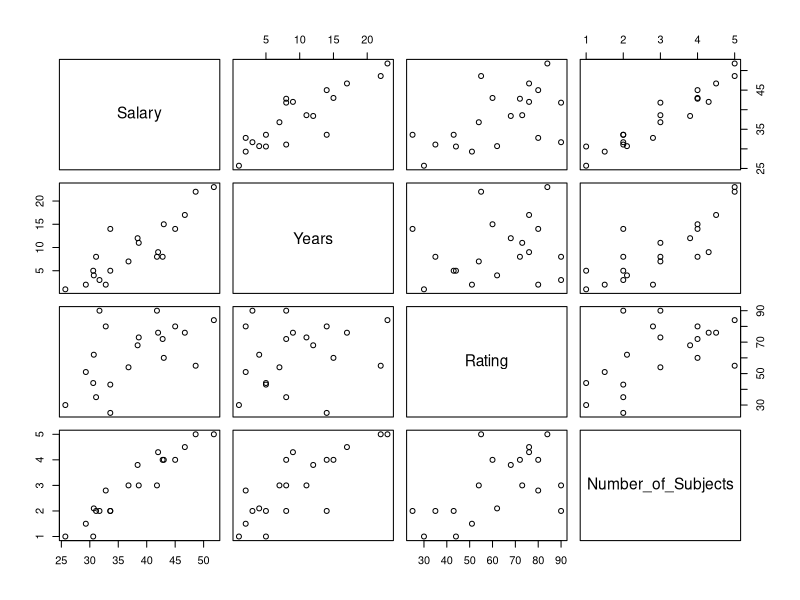
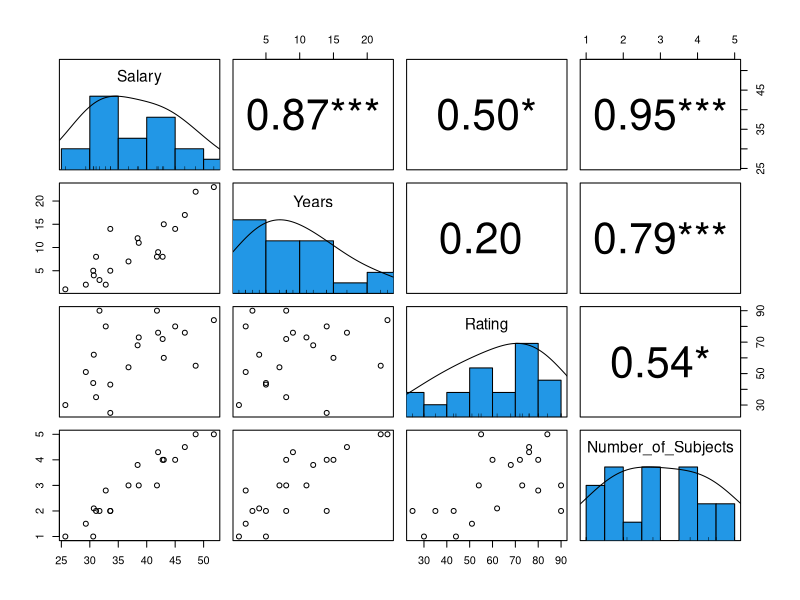
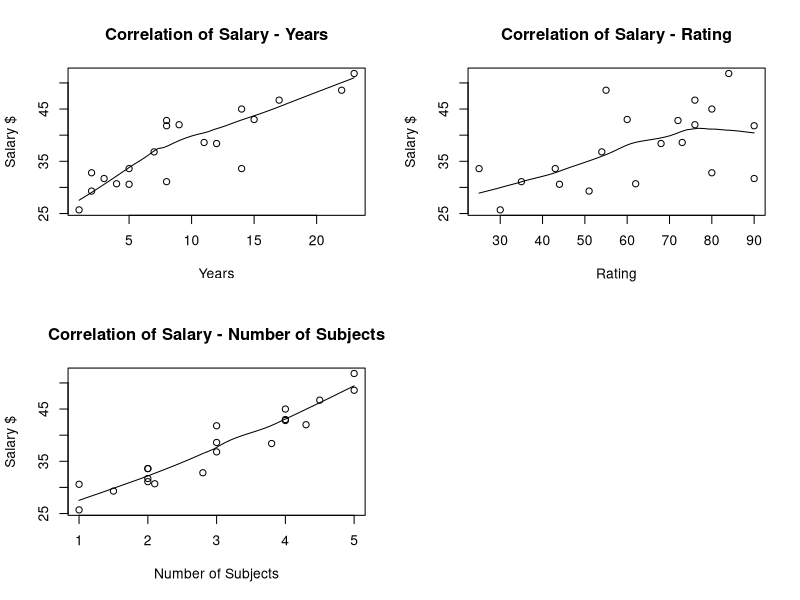
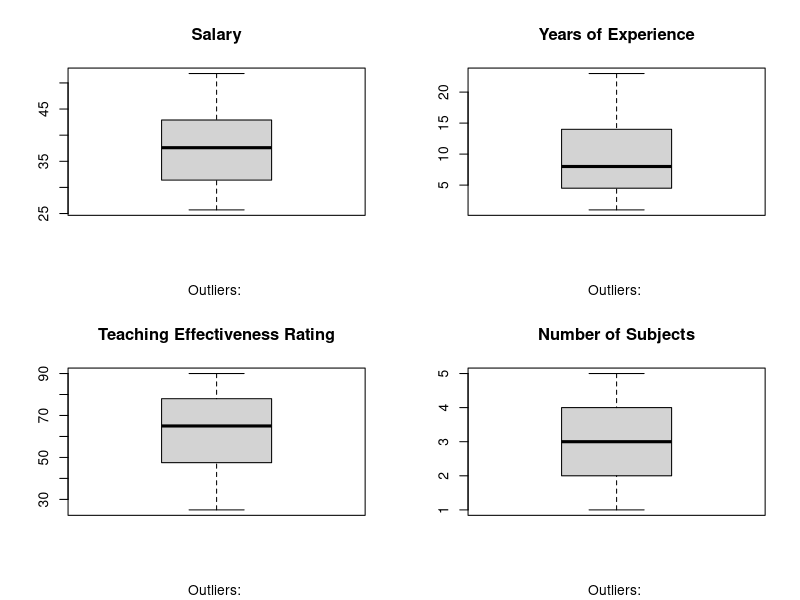
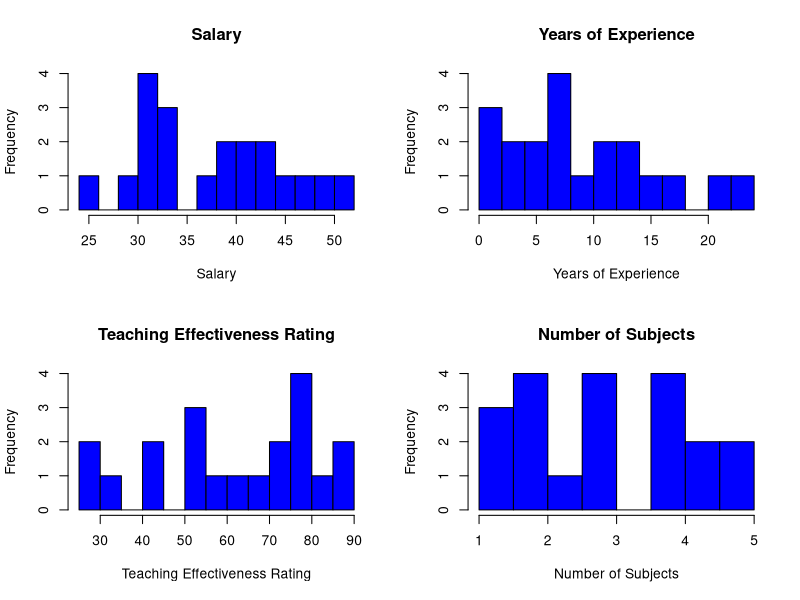
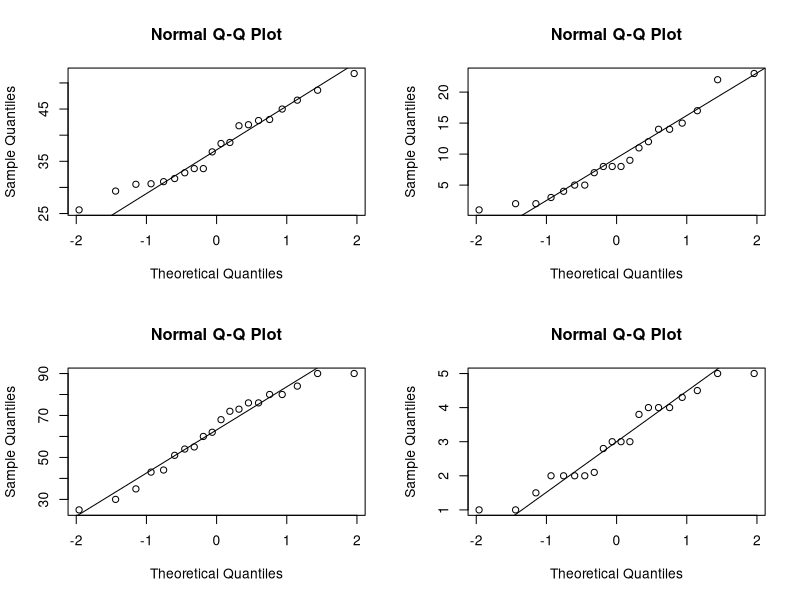
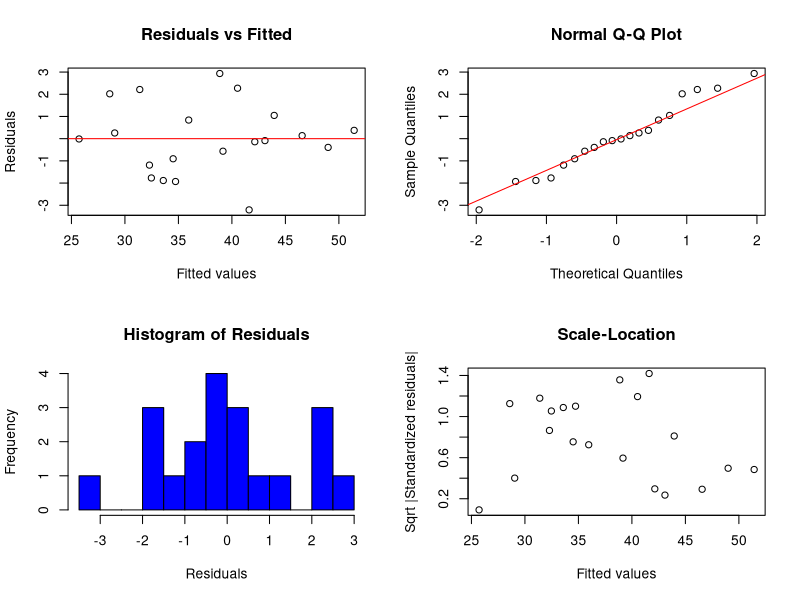
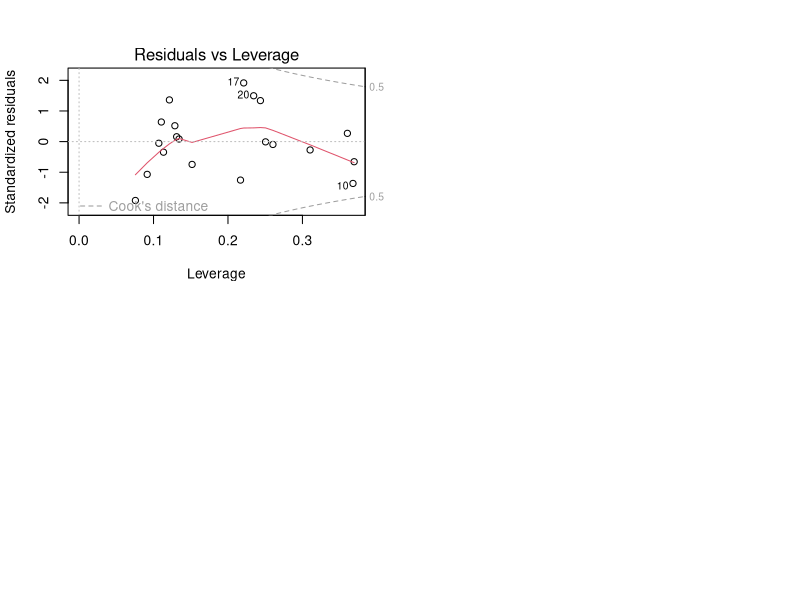

Write R code to recreate these figures, in order.
## Exercise 01 :  --------------------------------------------------------------
## A Department of Education analyst is interested in investigating the pay 
## structure of secondary school teachers. He believes there are 3 factors that 
## affect the salaries of teachers: years of experience; a rating of teaching 
## effectiveness given by a department inspector; and the numbers of different 
## subjects taught. A sample of 20 teachers produced the results given in the 
## salary dataset. 

# Load necessary libraries
install.packages("psych")
install.packages("e1071")
library(psych)
library(e1071)

# Read the dataset
salary <- read.csv("Salary.csv")

# Display the structure and first few rows of the dataset
str(salary)
head(salary)

# Drop the column 'CaseNum'
salary <- salary[, -which(names(salary) == "CaseNum")]
str(salary)
head(salary)

# Rename variable 'Number of Subjects' as 'Number_of_Subjects'
names(salary)[names(salary) == "Number.of.Subjects"] <- "Number_of_Subjects"
str(salary)

# Using the pairs function to examine linearity
windows(20, 10)
pairs(salary)

# Generate pairs plot for all variables using pairs.panels from the psych package
pairs.panels(salary,
             smooth = FALSE, 
             scale = FALSE,   
             density = TRUE, 
             ellipses = FALSE, 
             method = "spearman",
             pch = 21,           
             lm = FALSE,         
             cor = TRUE,         
             jiggle = FALSE,     
             factor = 2,         
             hist.col = 4,       
             stars = TRUE,       
             ci = TRUE)          

# Scatter plots with smooth lines
windows(20, 12)
par(mfrow = c(2, 2)) # Arrange plots in a 2x2 grid

scatter.smooth(x = salary$Years,
               y = salary$Salary,
               main = "Correlation of Salary - Years",
               xlab = "Years",
               ylab = "Salary $")

scatter.smooth(x = salary$Rating,
               y = salary$Salary,
               main = "Correlation of Salary - Rating",
               xlab = "Rating",
               ylab = "Salary $")

scatter.smooth(x = salary$Number_of_Subjects,
               y = salary$Salary,
               main = "Correlation of Salary - Number of Subjects",
               xlab = "Number of Subjects",
               ylab = "Salary $")

# Calculate and print the correlation matrix
cor_matrix <- cor(salary[, c("Salary", "Years", "Rating", "Number_of_Subjects")])
print(cor_matrix)

## Summary of Correlation Matrix
## Salary and Years: 0.868
## Salary and Rating: 0.547
## Salary and Number of Subjects: 0.952
## Years and Rating: 0.187
## Years and Number of Subjects: 0.804
## Rating and Number of Subjects: 0.563

## These correlations indicate that there is a strong positive relationship 
## between salary and the number of subjects taught, and a strong positive 
## relationship between salary and years of experience.

# Check for outliers using boxplots. Arrange plots in a 2x2 grid
par(mfrow = c(2, 2))
boxplot(salary$Salary, main="Salary", 
        sub=paste("Outliers:", boxplot.stats(salary$Salary)$out))
boxplot(salary$Years, main="Years of Experience", 
        sub=paste("Outliers:", boxplot.stats(salary$Years)$out))
boxplot(salary$Rating, main="Teaching Effectiveness Rating", 
        sub=paste("Outliers:", boxplot.stats(salary$Rating)$out))
boxplot(salary$Number_of_Subjects, main="Number of Subjects", 
        sub=paste("Outliers:", boxplot.stats(salary$Number_of_Subjects)$out))

## The boxplots indicate that there are no apparent outliers in the data, 
## based on the whiskers extending to the minimum and maximum values without 
## any points beyond them.

# Identify and remove outliers
outliers <- function(x) {
  return(x[!x %in% boxplot.stats(x)$out])
}
salary <- salary[salary$Salary %in% outliers(salary$Salary),]
salary <- salary[salary$Years %in% outliers(salary$Years),]
salary <- salary[salary$Rating %in% outliers(salary$Rating),]
salary <- salary[salary$Number_of_Subjects %in% outliers(salary$Number_of_Subjects),]

# Histograms for visual inspection of normality
par(mfrow = c(2, 2))
hist(salary$Salary, main="Salary", 
     xlab="Salary", breaks=10, col="blue")
hist(salary$Years, main="Years of Experience", 
     xlab="Years of Experience", breaks=10, col="blue")
hist(salary$Rating, main="Teaching Effectiveness Rating", 
     xlab="Teaching Effectiveness Rating", breaks=10, col="blue")
hist(salary$Number_of_Subjects, main="Number of Subjects", 
     xlab="Number of Subjects", breaks=10, col="blue")

# Check for normality using the e1071 library and qqnorm() function
normality_check <- function(x) {
  print(skewness(x))
  print(kurtosis(x))
  qqnorm(x)
  qqline(x)
}

normality_check(salary$Salary)
normality_check(salary$Years)
normality_check(salary$Rating)
normality_check(salary$Number_of_Subjects)

## The skewness and kurtosis values for the variables are as follows:
# Salary: Skewness: 0.235
#         Kurtosis: -1.177
# Years:  Skewness: 0.583
#         Kurtosis: -0.724
# Rating: Skewness: -0.343
#         Kurtosis: -1.161
# Number of Subjects: Skewness: 0.024
#                     Kurtosis: -1.369
# Interpretation:  Skewness close to 0 indicates that the data is 
# fairly symmetrical.
# Kurtosis close to 0 indicates a normal distribution. Negative kurtosis 
# indicates a flatter distribution than normal. None of the skewness values 
# are extreme, indicating that the distributions of these variables are fairly 
# symmetrical. The kurtosis values are negative, indicating that the 
# distributions are somewhat flatter than a normal distribution.

# Shapiro-Wilk test for normality
shapiro_test <- function(x) {
  return(shapiro.test(x))
}
shapiro_test(salary$Salary)
shapiro_test(salary$Years)
shapiro_test(salary$Rating)
shapiro_test(salary$Number_of_Subjects)

## The Shapiro-Wilk test results for each variable are as follows:
# Salary:
# W = 0.96011, p-value = 0.546
# Years:
# W = 0.93624, p-value = 0.2034
# Rating:
# W = 0.95076, p-value = 0.3788
# Number of Subjects:
# W = 0.93768, p-value = 0.2166
# Interpretation:  Shapiro-Wilk Test: The null hypothesis for the Shapiro-Wilk 
# test is that the data is normally distributed. 
# A p-value greater than 0.05 means we fail to reject the null hypothesis, 
# suggesting that the data is normally distributed.

# In this case, all p-values are greater than 0.05, indicating that we do not 
# have enough evidence to reject the null hypothesis for normality. 
# Thus, we can conclude that the variables do not significantly deviate 
# from a normal distribution.

# Compare models using AIC and BIC
model1 <- lm(Salary ~ Years + Rating + Number_of_Subjects, data = salary)
model2 <- lm(Salary ~ Years + Rating, data = salary)
model3 <- lm(Salary ~ Years, data = salary)

# Print AIC and BIC for each model
cat("Model 1: AIC =", AIC(model1), "BIC =", BIC(model1), "\n")
cat("Model 2: AIC =", AIC(model2), "BIC =", BIC(model2), "\n")
cat("Model 3: AIC =", AIC(model3), "BIC =", BIC(model3), "\n")


## Model Comparison Results
## Model 1 (Salary ~ Years + Rating + Number_of_Subjects):
## AIC = 84.36512
## BIC = 89.34379

## Model 2 (Salary ~ Years + Rating):
## AIC = 95.51505
## BIC = 99.49797

## Model 3 (Salary ~ Years):
## AIC = 112.9439
## BIC = 115.9311

# Interpretation: AIC (Akaike Information Criterion) and BIC (Bayesian 
# Information Criterion) are both used for model selection. 
# Lower values indicate a better-fitting model, taking into account the number 
# of parameters to avoid overfitting.

# Among the three models:
# Model 1 has the lowest AIC (84.36512) and BIC (89.34379) values, 
# indicating it is the best model among the three for predicting salary.

# Model 2 is the next best, but it has higher AIC and BIC values compared 
# to Model 1.
# Model 3 has the highest AIC and BIC values, suggesting it fits the data less 
# well than the other two models.

# Conclusion: Based on the AIC and BIC values, 
# Model 1 (Salary ~ Years + Rating + Number_of_Subjects) is the best model 
# for predicting salary. It provides the best balance between model fit 
# and complexity.

# Explore residuals for model 1
# Fit the selected model
model1 <- lm(Salary ~ Years + Rating + Number_of_Subjects, data = salary)

# Plot residuals vs. fitted values
plot(model1$fitted.values, residuals(model1), 
     main = "Residuals vs Fitted",
     xlab = "Fitted values", 
     ylab = "Residuals")
abline(h = 0, col = "red")

# Q-Q plot of residuals to check for normality
qqnorm(residuals(model1))
qqline(residuals(model1), col = "red")

# Histogram of residuals to check for normality
hist(residuals(model1), main = "Histogram of Residuals", 
     xlab = "Residuals", breaks = 10, col = "blue")

# Scale-Location plot (sqrt standardized residuals vs fitted values)
plot(model1$fitted.values, sqrt(abs(scale(residuals(model1)))), 
     main = "Scale-Location",
     xlab = "Fitted values", 
     ylab = "Sqrt |Standardized residuals|")
abline(h = 0, col = "red")

# Residuals vs Leverage plot to identify influential points
plot(model1, which = 5)

# Check for heteroscedasticity using Breusch-Pagan test
install.packages("lmtest")
library(lmtest)
bptest(model1)

## Residual Analysis Results
## Based on the residual analysis plots and the Breusch-Pagan test results:
  
## Residuals vs. Fitted Values Plot:
## The residuals appear randomly scattered around the horizontal line at 0. 
## This indicates that the assumption of linearity and homoscedasticity 
## (constant variance) is likely met.

## Normal Q-Q Plot:
## The points in the Q-Q plot lie approximately along the line, indicating 
## that the residuals are approximately normally distributed.


## Histogram of Residuals:
## The histogram shows a roughly bell-shaped distribution, further supporting 
## the normality of residuals.

## Scale-Location Plot:
## The spread of the standardized residuals appears relatively constant across 
## the range of fitted values, suggesting homoscedasticity.

## Residuals vs. Leverage Plot:
## There are no points with high leverage and large residuals, indicating no 
##significant influential points that could disproportionately affect the model.

## Breusch-Pagan Test for Heteroscedasticity:
## The test result (BP = 3.2835, p-value = 0.35) indicates that we fail 
## to reject the null hypothesis of homoscedasticity (constant variance). Therefore, there is no evidence of heteroscedasticity in the model.

## Conclusion
## The residual analysis and diagnostic tests suggest that the model assumptions
## are reasonably met:
## The residuals are approximately normally distributed.
## The variance of the residuals is constant (homoscedasticity).
## There are no significant outliers or influential points.
## The linear relationship between the predictors and the response variable 
## seems valid.

# Create a new data frame with predictor values for making predictions
new_data <- data.frame(
  Years = c(5, 10, 15),
  Rating = c(40, 60, 80),
  Number_of_Subjects = c(2, 3, 4)
)

# Make predictions using the model
predictions <- predict(model1, newdata = new_data, interval = "confidence")

# Print the predictions
print(predictions)

